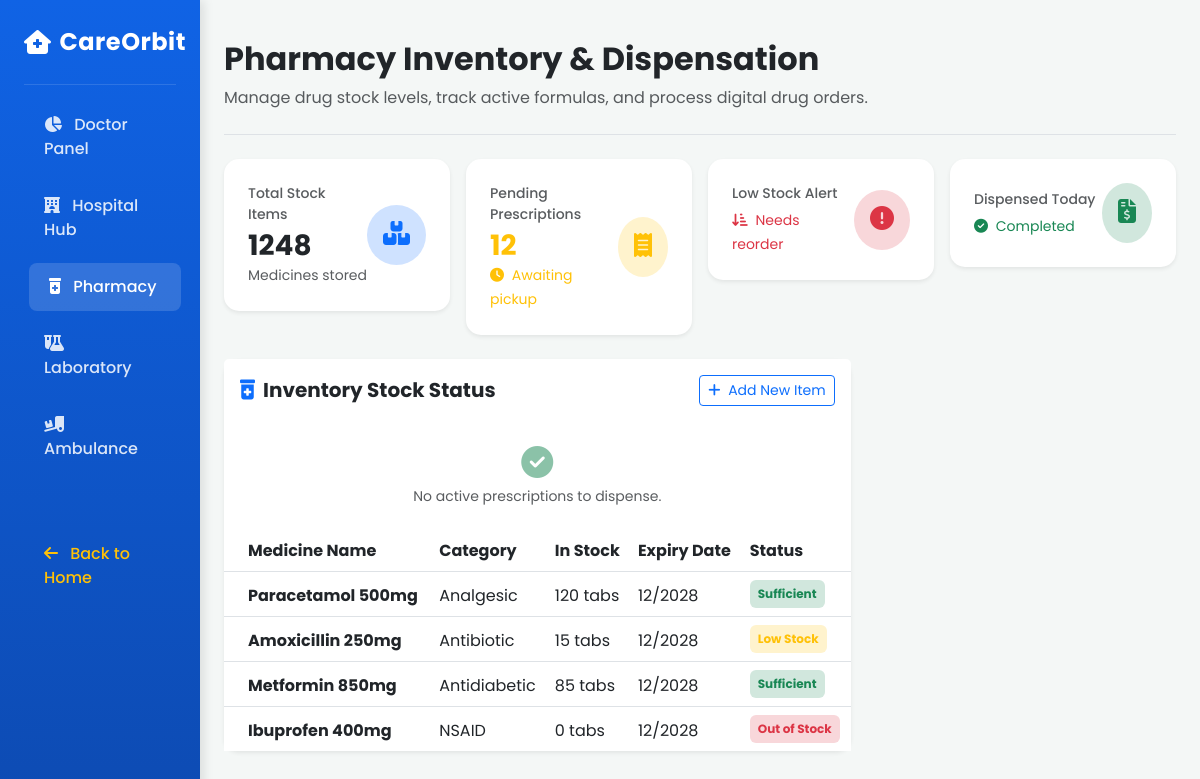
Page /pharmacy-dashboard on the committed database.
### models.py (models this page shows)
class Medicine(db.Model):
    id = db.Column(db.Integer, primary_key=True)
    name = db.Column(db.String(100), nullable=False)
    category = db.Column(db.String(100), nullable=False)
    stock = db.Column(db.Integer, nullable=False, default=0)
    status = db.Column(db.String(50), nullable=False, default="In Stock") # In Stock, Low Stock, Out of Stock

### app.py (the view)
@app.route("/pharmacy-dashboard")
def pharmacy_dashboard():
    try:
        from models import Medicine
        medicines_list = Medicine.query.all()
        total_products = len(medicines_list)
        low_stock_count = Medicine.query.filter(Medicine.stock <= 20).count()
    except Exception:
        medicines_list = []
        total_products = 0
        low_stock_count = 0
    pending_orders = 12
    total_stock = 1248
    return render_template(
        "pharmacy_dashboard.html",
        medicines=medicines_list,
        total_products=total_products,
        low_stock_count=low_stock_count,
        pending_orders=pending_orders,
        total_stock=total_stock
    )

### templates/pharmacy_dashboard.html (shortened to what this page needs)
<!DOCTYPE html>
<html lang="en">
<head>
    <link href="https://cdn.jsdelivr.net/npm/bootstrap@5.3.0/dist/css/bootstrap.min.css" rel="stylesheet">
    <link rel="stylesheet" href="https://cdnjs.cloudflare.com/ajax/libs/font-awesome/6.4.0/css/all.min.css">
</head>
<body>
<div class="container-fluid">
    <div class="row">
        <nav class="col-md-3 col-lg-2 d-md-block sidebar collapse p-4">
            <div class="sidebar-brand d-flex align-items-center mb-4">
                <i class="fa-solid fa-house-medical me-2"></i>
                <span>CareOrbit</span>
            </div>
            <hr class="text-white-50">
            <ul class="nav flex-column gap-1">
                <li class="nav-item">
                    <a class="nav-link" href="/doctor-dashboard"><i class="fa-solid fa-chart-pie me-2"></i> Doctor Panel</a>
                </li>
                <li class="nav-item">
                    <a class="nav-link" href="/hospital-dashboard"><i class="fa-solid fa-hotel me-2"></i> Hospital Hub</a>
                </li>
                <li class="nav-item">
                    <a class="nav-link active" href="#"><i class="fa-solid fa-prescription-bottle-medical me-2"></i> Pharmacy</a>
                </li>
                <li class="nav-item">
                    <a class="nav-link" href="#"><i class="fa-solid fa-flask-vial me-2"></i> Laboratory</a>
                </li>
                <li class="nav-item">
                    <a class="nav-link" href="#"><i class="fa-solid fa-truck-ramp-box me-2"></i> Ambulance</a>
                </li>
                <li class="nav-item mt-5">
                    <a class="nav-link text-warning" href="/"><i class="fa-solid fa-arrow-left me-2"></i> Back to Home</a>
                </li>
            </ul>
        </nav>
        <main class="col-md-9 ms-sm-auto col-lg-10 px-md-4 py-4">
            <div class="d-flex justify-content-between flex-wrap flex-md-nowrap align-items-center pt-3 pb-2 mb-4 border-bottom">
                <div>
                    <h1 class="h2 fw-bold text-dark">Pharmacy Inventory & Dispensation</h1>
                    <p class="text-muted">Manage drug stock levels, track active formulas, and process digital drug orders.</p>
                </div>
            </div>
            <div class="row g-3 mb-4">
                <div class="col-md-3 col-sm-6">
                    <div class="card pharmacy-card p-4 shadow-sm">
                        <div class="d-flex justify-content-between align-items-center">
                            <div>
                                <span class="text-muted small fw-medium d-block">Total Stock Items</span>
                                <h3 class="fw-bold text-dark mt-1 mb-0">{{total_stock}}</h3>
                                <span class="text-muted small">Medicines stored</span>
                            </div>
                            <div class="bg-primary-subtle p-3 rounded-circle text-primary">
                                <i class="fa-solid fa-boxes-stacked fs-4"></i>
                            </div>
                        </div>
                    </div>
                </div>
                <div class="col-md-3 col-sm-6">
                    <div class="card pharmacy-card p-4 shadow-sm">
                        <div class="d-flex justify-content-between align-items-center">
                            <div>
                                <span class="text-muted small fw-medium d-block">Pending Prescriptions</span>
                                <h3 class="fw-bold text-warning mt-1 mb-0">{{pending_orders}}</h3>
                                <span class="text-warning small"><i class="fa-solid fa-clock me-1"></i> Awaiting pickup</span>
                            </div>
                            <div class="bg-warning-subtle p-3 rounded-circle text-warning">
                                <i class="fa-solid fa-receipt fs-4"></i>
                            </div>
                        </div>
                    </div>
                </div>
                <div class="col-md-3 col-sm-6">
                    <div class="card pharmacy-card p-4 shadow-sm">
                        <div class="d-flex justify-content-between align-items-center">
                            <div>
                                <span class="text-muted small fw-medium d-block">Low Stock Alert</span>
                                <span class="text-danger small"><i class="fa-solid fa-arrow-down-short-wide me-1"></i> Needs reorder</span>
                            </div>
                            <div class="bg-danger-subtle p-3 rounded-circle text-danger">
                                <i class="fa-solid fa-circle-exclamation fs-4"></i>
                            </div>
                        </div>
                    </div>
                </div>
                <div class="col-md-3 col-sm-6">
                    <div class="card pharmacy-card p-4 shadow-sm">
                        <div class="d-flex justify-content-between align-items-center">
                            <div>
                                <span class="text-muted small fw-medium d-block">Dispensed Today</span>
                                <span class="text-success small"><i class="fa-solid fa-circle-check me-1"></i> Completed</span>
                            </div>
                            <div class="bg-success-subtle p-3 rounded-circle text-success">
                                <i class="fa-solid fa-file-invoice-dollar fs-4"></i>
                            </div>
                        </div>
                    </div>
                </div>
            </div>
            <div class="row g-4">
                <div class="col-lg-8">
                    <div class="card pharmacy-card shadow-sm">
                        <div class="card-header bg-white py-3 border-0 d-flex justify-content-between align-items-center">
                            <h5 class="m-0 fw-bold text-dark"><i class="fa-solid fa-prescription-bottle-medical text-primary me-2"></i>Inventory Stock Status</h5>
                            <button class="btn btn-sm btn-outline-primary"><i class="fa-solid fa-plus me-1"></i> Add New Item</button>
                        </div>
                        <div class="card-body p-0">
                            <div class="table-responsive">
                                <table class="table table-hover align-middle mb-0">
                                    <thead>
                                        <tr>
                                            <th class="ps-4">Medicine Name</th>
                                            <th>Category</th>
                                            <th>In Stock</th>
                                            <th>Expiry Date</th>
                                            <th>Status</th>
                                        </tr>
                                    {% for med in medicines %}
        <tr>
            <td class="ps-4 fw-bold text-dark">{{ med.name }}</td>
            <td>{{ med.category }}</td>
            <td>{{ med.stock }} tabs</td>
            <td>12/2028</td>
            <td>
                {% if med.status == 'In Stock' or med.status == 'Sufficient' %}
                    <span class="badge bg-success-subtle text-success p-2">Sufficient</span>
                {% elif med.status == 'Low Stock' %}
                    <span class="badge bg-warning-subtle text-warning p-2">Low Stock</span>
                {% else %}
                    <span class="badge bg-danger-subtle text-danger p-2">Out of Stock</span>
                {% endif %}
            </td>
        </tr>
        {% else %}
        <tr>
            <td colspan="5" class="text-center text-muted py-4">No medicines found in database inventory.</td>
        </tr>
        {% endfor %}
  <tr>
 <div class="d-flex flex-column gap-3" style="max-height: 400px; overflow-y: auto;">
                            {% if prescriptions %}
                                {% for prescription in prescriptions %}
                                <div class="p-3 border rounded shadow-sm bg-white" style="border-left: 4px solid #1063e5 !important;">
                                    <div class="d-flex justify-content-between align-items-center mb-2">
                                        <strong class="text-dark">Order #PH-{{ prescription.id }}</strong>
                                        <span class="badge bg-warning-subtle text-warning px-2 py-1" style="font-size: 11px;">Ready</span>
                                    </div>
                                    <p class="text-muted small mb-1"><strong>Patient:</strong> {{ prescription.patient_name }}</p>
                                    <span class="text-secondary small d-block"><strong>Meds:</strong> {{ prescription.prescription }}</span>
                                </div>
                                {% endfor %}
                            {% else %}
                                <div class="text-center py-4 text-muted">
                                    <i class="fa-solid fa-circle-check fa-2x mb-2 text-success opacity-50"></i>
                                    <p class="mb-0 small">No active prescriptions to dispense.</p>
                                </div>
                            {% endif %}
                        </div>
                    </div>
                </div>
            </div>
        </main>
    </div>
</div>
</body>
</html>

### templates/pharmacy_dashboard.html (style rules this page uses)
body { font-family: 'Poppins', sans-serif; background-color: #f4f7f6; }
.sidebar { min-height: 100vh; background: linear-gradient(180deg, #1063e5 0%, #0d4bb3 100%); color: white; box-shadow: 4px 0 10px rgba(0,0,0,0.1); }
.sidebar .nav-link { color: rgba(255, 255, 255, 0.85); font-weight: 500; padding: 12px 20px; border-radius: 8px; transition: all 0.3s ease; margin-bottom: 5px; }
.sidebar .nav-link:hover, .sidebar .nav-link.active { color: white; background-color: rgba(255, 255, 255, 0.15); transform: translateX(5px); }
.sidebar-brand { font-size: 1.5rem; font-weight: 700; letter-spacing: 0.5px; }
.pharmacy-card { border: none; border-radius: 15px; background: white; transition: transform 0.2s ease, box-shadow 0.2s ease; }

### rows in the picture
Medicine: name "Paracetamol 500mg", category "Analgesic", stock "120", status "Sufficient"
Medicine: name "Amoxicillin 250mg", category "Antibiotic", stock "15", status "Low Stock"
Medicine: name "Metformin 850mg", category "Antidiabetic", stock "85", status "Sufficient"
Medicine: name "Ibuprofen 400mg", category "NSAID", stock "0", status "Out of Stock"

### other values in the picture
{{ total_stock }} "1248"
{{ pending_orders }} "12"
